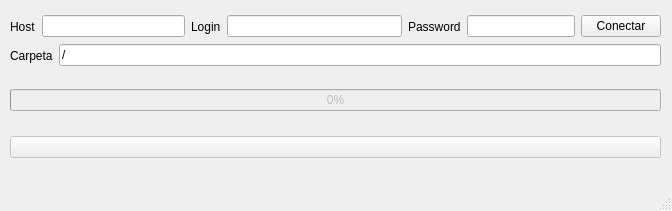
<?xml version="1.0" encoding="UTF-8"?>
<ui version="4.0">
 <class>MainWindow</class>
 <widget class="QMainWindow" name="MainWindow">
  <property name="windowModality">
   <enum>Qt::WindowModal</enum>
  </property>
  <property name="geometry">
   <rect>
    <x>0</x>
    <y>0</y>
    <width>672</width>
    <height>211</height>
   </rect>
  </property>
  <property name="sizePolicy">
   <sizepolicy hsizetype="Fixed" vsizetype="Fixed">
    <horstretch>0</horstretch>
    <verstretch>0</verstretch>
   </sizepolicy>
  </property>
  <property name="windowTitle">
   <string>FTP Sync</string>
  </property>
  <property name="toolTip">
   <string/>
  </property>
  <property name="statusTip">
   <string/>
  </property>
  <widget class="QWidget" name="centralwidget">
   <widget class="QWidget" name="verticalLayoutWidget">
    <property name="geometry">
     <rect>
      <x>10</x>
      <y>70</y>
      <width>651</width>
      <height>107</height>
     </rect>
    </property>
    <layout class="QVBoxLayout" name="verticalLayout">
     <item>
      <widget class="QProgressBar" name="barProgreso">
       <property name="enabled">
        <bool>false</bool>
       </property>
       <property name="value">
        <number>0</number>
       </property>
      </widget>
     </item>
     <item>
      <widget class="QPushButton" name="btnTransferir">
       <property name="enabled">
        <bool>false</bool>
       </property>
       <property name="text">
        <string/>
       </property>
       <property name="icon">
        <iconset>
         <normaloff>download.png</normaloff>download.png</iconset>
       </property>
       <property name="iconSize">
        <size>
         <width>64</width>
         <height>64</height>
        </size>
       </property>
      </widget>
     </item>
    </layout>
   </widget>
   <widget class="QWidget" name="horizontalLayoutWidget_3">
    <property name="geometry">
     <rect>
      <x>10</x>
      <y>10</y>
      <width>651</width>
      <height>33</height>
     </rect>
    </property>
    <layout class="QHBoxLayout" name="horizontalLayout_3">
     <item>
      <layout class="QHBoxLayout" name="horizontalLayout">
       <item>
        <widget class="QLabel" name="lblHost">
         <property name="text">
          <string>Host</string>
         </property>
        </widget>
       </item>
       <item>
        <widget class="QLineEdit" name="txtHost">
         <property name="text">
          <string/>
         </property>
        </widget>
       </item>
      </layout>
     </item>
     <item>
      <layout class="QHBoxLayout" name="horizontalLayout_2">
       <item>
        <widget class="QLabel" name="lblLogin">
         <property name="text">
          <string>Login</string>
         </property>
        </widget>
       </item>
      </layout>
     </item>
     <item>
      <widget class="QLineEdit" name="txtLogin">
       <property name="text">
        <string/>
       </property>
      </widget>
     </item>
     <item>
      <layout class="QHBoxLayout" name="horizontalLayout_4">
       <item>
        <widget class="QLabel" name="lblPassword">
         <property name="text">
          <string>Password</string>
         </property>
        </widget>
       </item>
       <item>
        <widget class="QLineEdit" name="txtPassword">
         <property name="text">
          <string/>
         </property>
         <property name="echoMode">
          <enum>QLineEdit::Password</enum>
         </property>
        </widget>
       </item>
       <item>
        <widget class="QPushButton" name="btnConectar">
         <property name="text">
          <string>Conectar</string>
         </property>
        </widget>
       </item>
      </layout>
     </item>
    </layout>
   </widget>
   <widget class="QWidget" name="horizontalLayoutWidget_5">
    <property name="geometry">
     <rect>
      <x>10</x>
      <y>40</y>
      <width>651</width>
      <height>31</height>
     </rect>
    </property>
    <layout class="QHBoxLayout" name="horizontalLayout_5">
     <item>
      <widget class="QLabel" name="lblHost_2">
       <property name="text">
        <string>Carpeta</string>
       </property>
      </widget>
     </item>
     <item>
      <widget class="QLineEdit" name="txtRaiz">
       <property name="text">
        <string>/</string>
       </property>
      </widget>
     </item>
    </layout>
   </widget>
   <zorder>verticalLayoutWidget</zorder>
   <zorder>horizontalLayoutWidget_3</zorder>
   <zorder>horizontalLayoutWidget</zorder>
   <zorder>horizontalLayoutWidget_5</zorder>
  </widget>
  <widget class="QStatusBar" name="statusbar"/>
 </widget>
 <resources/>
 <connections/>
</ui>
